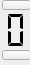
          <widget class="QFrame" name="verticalFrame_11">
           <property name="sizePolicy">
            <sizepolicy hsizetype="Preferred" vsizetype="Preferred">
             <horstretch>0</horstretch>
             <verstretch>0</verstretch>
            </sizepolicy>
           </property>
           <property name="minimumSize">
            <size>
             <width>30</width>
             <height>65</height>
            </size>
           </property>
           <property name="maximumSize">
            <size>
             <width>30</width>
             <height>65</height>
            </size>
           </property>
           <property name="frameShape">
            <enum>QFrame::NoFrame</enum>
           </property>
           <widget class="QPushButton" name="nixie1gUp">
            <property name="geometry">
             <rect>
              <x>2</x>
              <y>0</y>
              <width>29</width>
              <height>10</height>
             </rect>
            </property>
            <property name="sizePolicy">
             <sizepolicy hsizetype="Preferred" vsizetype="Preferred">
              <horstretch>0</horstretch>
              <verstretch>0</verstretch>
             </sizepolicy>
            </property>
            <property name="minimumSize">
             <size>
              <width>29</width>
              <height>0</height>
             </size>
            </property>
            <property name="maximumSize">
             <size>
              <width>16777215</width>
              <height>10</height>
             </size>
            </property>
            <property name="cursor">
             <cursorShape>SizeVerCursor</cursorShape>
            </property>
            <property name="autoFillBackground">
             <bool>false</bool>
            </property>
            <property name="text">
             <string/>
            </property>
            <property name="autoRepeat">
             <bool>true</bool>
            </property>
            <property name="flat">
             <bool>false</bool>
            </property>
           </widget>
           <widget class="QPushButton" name="nixie1gDown">
            <property name="geometry">
             <rect>
              <x>2</x>
              <y>50</y>
              <width>29</width>
              <height>10</height>
             </rect>
            </property>
            <property name="sizePolicy">
             <sizepolicy hsizetype="Preferred" vsizetype="Preferred">
              <horstretch>0</horstretch>
              <verstretch>0</verstretch>
             </sizepolicy>
            </property>
            <property name="minimumSize">
             <size>
              <width>29</width>
              <height>0</height>
             </size>
            </property>
            <property name="maximumSize">
             <size>
              <width>16777215</width>
              <height>10</height>
             </size>
            </property>
            <property name="cursor">
             <cursorShape>SizeVerCursor</cursorShape>
            </property>
            <property name="autoFillBackground">
             <bool>false</bool>
            </property>
            <property name="text">
             <string/>
            </property>
            <property name="autoRepeat">
             <bool>true</bool>
            </property>
            <property name="flat">
             <bool>false</bool>
            </property>
           </widget>
           <widget class="QLCDNumber" name="nixie1g">
            <property name="enabled">
             <bool>true</bool>
            </property>
            <property name="geometry">
             <rect>
              <x>2</x>
              <y>10</y>
              <width>29</width>
              <height>40</height>
             </rect>
            </property>
            <property name="sizePolicy">
             <sizepolicy hsizetype="Preferred" vsizetype="Preferred">
              <horstretch>0</horstretch>
              <verstretch>0</verstretch>
             </sizepolicy>
            </property>
            <property name="minimumSize">
             <size>
              <width>29</width>
              <height>40</height>
             </size>
            </property>
            <property name="frameShape">
             <enum>QFrame::NoFrame</enum>
            </property>
            <property name="digitCount">
             <number>1</number>
            </property>
            <property name="segmentStyle">
             <enum>QLCDNumber::Flat</enum>
            </property>
           </widget>
          </widget>
